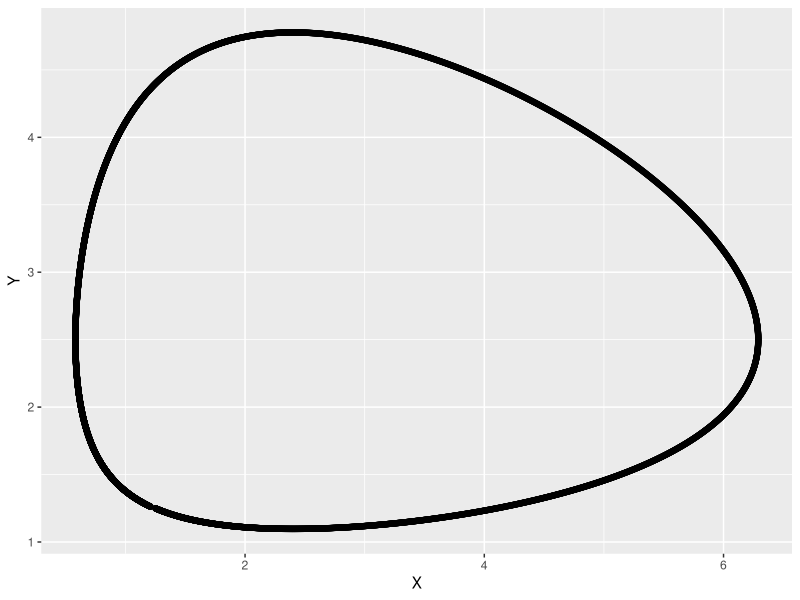

Write the R code that produced this figure.
set.seed(1)

x0 = 1.25;
y0 = 1.25;
r=1.0015;
s=0.9994;
alpha = 0.0006;
beta = 0.00025;

tFinal = 7100;
xn=x0;
yn=y0;
x= matrix(0,1,tFinal);
y = matrix(0,1,tFinal);
x[1] =  r*xn-alpha * xn * yn;
y[1] =  s*yn+beta * xn * yn;
for (i in 2:tFinal)
{
  # x[i] = r*x[i-1]-alpha * x[i-1] * y[i-1]+rnorm(1,0,0.01);
  # y[i] = s*y[i-1]+ beta * x[i-1] * y[i-1]+rnorm(1,0,0.01);
  x[i] = r*x[i-1]-alpha * x[i-1] * y[i-1];
  y[i] = s*y[i-1]+ beta * x[i-1] * y[i-1];
}
# Req ggplot2
library(ggplot2)
# time=1:tFinal;
# plot( time, x, type="l", col="red" )
# par(new=TRUE)
# plot( time, y, type="l", col="green" )
X=t(x)
Y=t(y)
df1 = data.frame(X,Y)
ggplot(data=df1, aes(X, Y))+ geom_point() + geom_path()

       